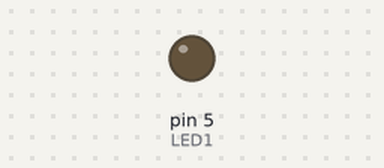
Bench run of a sketch on a simulated Arduino Uno, built with avr-gcc and run on an emulated ATmega328P. Parts: output pins drawn as LEDs (lit = HIGH).

Above: at 0.05 s.
At 2.35 s:
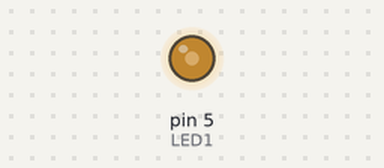
At 4.65 s:
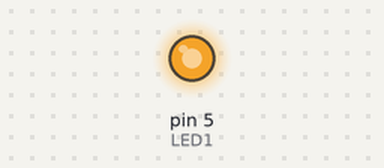
At 9.3 s:
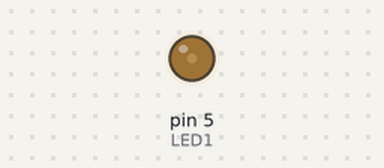
Timing chart, 0 to 13.3 s (numbered marks = the images above):
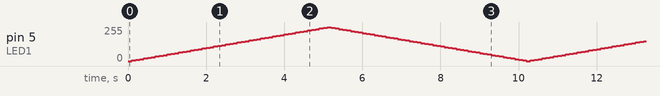

The sketch:

dimmerled.ino
```cpp
#define LED1 5

int brilho = 0;
int sinal = 1;

// Preparação do Arduino, este código irá rodar uma única vez
void setup()
{
  pinMode(LED1, OUTPUT);
}

// Este código é chamado automaticamente pelo Arduino, ficará em
// loop até que seu Arduino seja desligado
void loop()
{
  // Atualizamos a intensidade do pino 5 com o ultimo valor de brilho
  analogWrite(LED1, brilho);

  // Incrementamos o brilho em 5
  brilho += (5 * sinal);

  // Se o brilho chegou ao valor máximo, passamos a decrementar seu valor
  if (brilho >= 255)
  {
    brilho = 255;
    sinal = -1;
  }

  // Se o brilho chegou ao valor mínimo, passamos a incrementar seu valor
  if (brilho <= 0)
  {
    brilho = 0;
    sinal = 1;
  }

  // Aguardamos 0.1 segundo
  delay(100);

  // Este código irá se repetir eternamente
}
```
